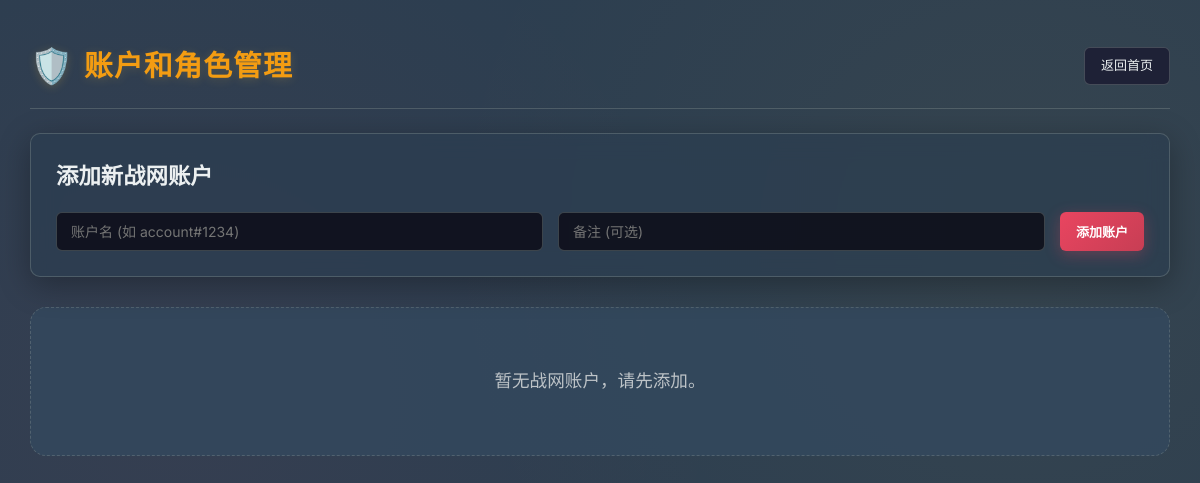
Before: /accounts (signed in) with the older database file.
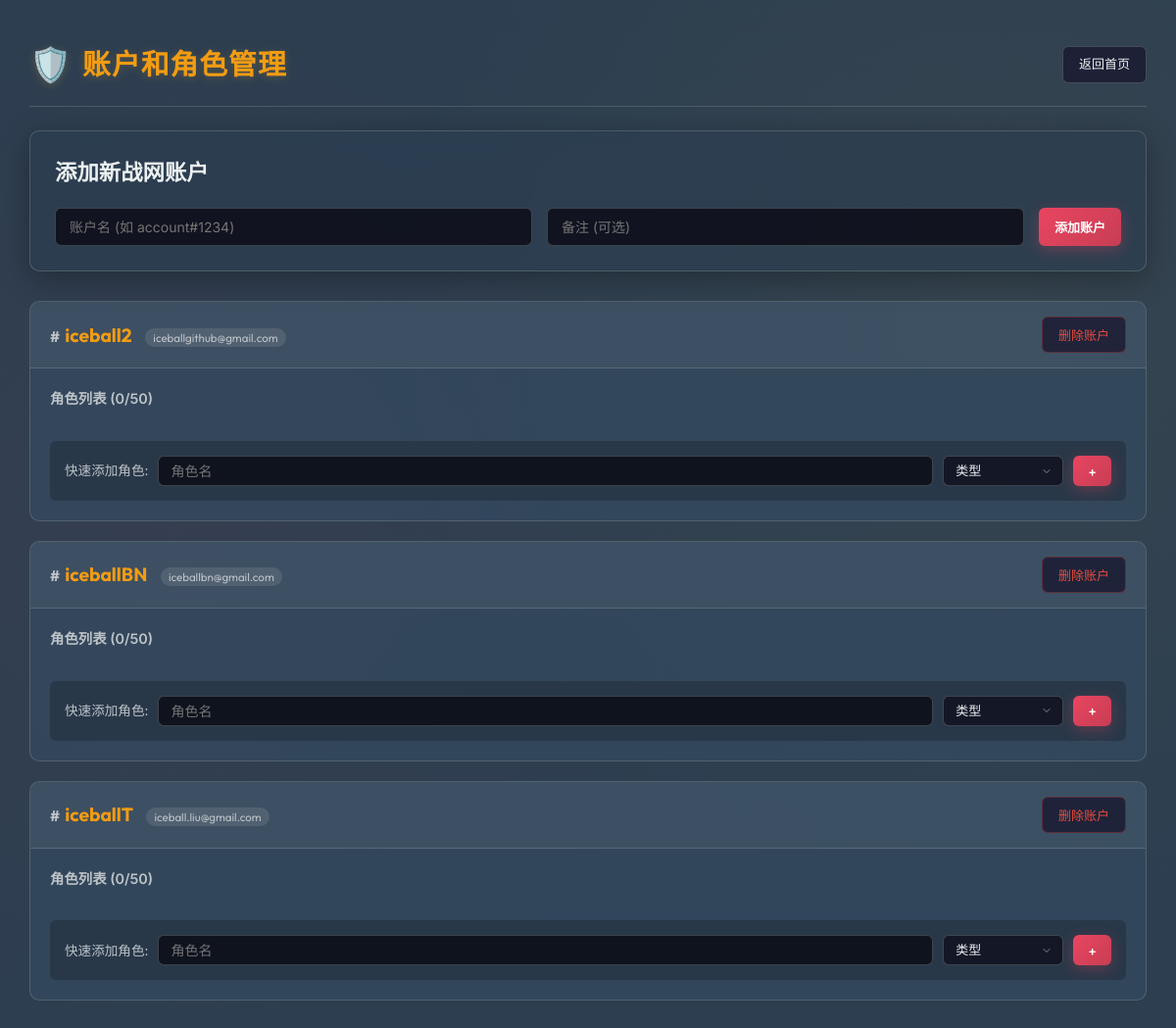
After: the same page with the newer database file.
### tables this page shows
CREATE TABLE accounts (
            id INTEGER PRIMARY KEY,
            name TEXT UNIQUE NOT NULL,
            notes TEXT,
            user_id INTEGER,
            created_at TIMESTAMP DEFAULT CURRENT_TIMESTAMP,
            FOREIGN KEY (user_id) REFERENCES users (id)
        );

### app.py (the view, shortened to what this page needs)
@app.route('/accounts', methods=['GET', 'POST'])
@login_required
def manage_accounts():
    lang = request.args.get('lang', 'zh')
    db = get_db()
    user_id = session['user_id']
    accounts = query_db('SELECT * FROM accounts WHERE user_id = ? ORDER BY name', (user_id,))
    characters = query_db('SELECT c.*, a.name as account_name FROM characters c JOIN accounts a ON c.account_id = a.id WHERE c.user_id = ? ORDER BY a.name, c.name', (user_id,))
    return render_template('accounts.html', accounts=accounts, characters=characters, lang=lang)

### app.py (called while the page is built)
@app.before_request
def setup():
    if not hasattr(g, '_db_initialized'):
        init_db()
        g._db_initialized = True

def login_required(f):
    @wraps(f)
    def decorated_function(*args, **kwargs):
        if 'user_id' not in session:
            return redirect(url_for('login', next=request.url))
        return f(*args, **kwargs)
    return decorated_function

def get_db():
    db = getattr(g, '_database', None)
    if db is None:
        db = g._database = sqlite3.connect(DB_PATH)
        db.row_factory = sqlite3.Row
    return db

@app.teardown_appcontext
def close_connection(exception):
    db = getattr(g, '_database', None)
    if db is not None:
        db.close()

def query_db(query, args=(), one=False):
    cur = get_db().execute(query, args)
    rv = cur.fetchall()
    cur.close()
    return (rv[0] if rv else None) if one else rv

@app.context_processor
def inject_helpers():
    return dict(build_query=build_query, translate_type=translate_item_type, translate_prop=translate_prop,
                min=min, max=max, range=range)

### templates/accounts.html (shortened to what this page needs)
{% extends 'base.html' %}
{% block content %}
<div class="container">
    <div class="header">
        <h1>
            <span style="font-size: 1.2em;">🛡️</span>
            {% if lang == 'zh' %}账户和角色管理{% else %}Account & Character Management{% endif %}
        </h1>
        <a href="/?lang={{ lang }}" class="btn">{% if lang == 'zh' %}返回首页{% else %}Back to Home{% endif %}</a>
    </div>
    <div class="glass-panel" style="padding: 25px; margin-bottom: 30px;">
        <h2 style="margin-bottom: 20px; font-size: 1.4em;">{% if lang == 'zh' %}添加新战网账户{% else %}Add New Battle.net
            Account{% endif %}</h2>
        <form method="post">
            <div style="display: flex; gap: 15px; flex-wrap: wrap;">
                <div style="flex: 1; min-width: 250px;">
                    <input type="text" class="input-field" name="account_name" style="width: 100%;"
                        placeholder="{% if lang == 'zh' %}账户名 (如 account#1234){% else %}Account name (e.g. account#1234){% endif %}"
                        required>
                </div>
                <div style="flex: 1; min-width: 200px;">
                    <input type="text" class="input-field" name="notes" style="width: 100%;"
                        placeholder="{% if lang == 'zh' %}备注 (可选){% else %}Notes (optional){% endif %}">
                </div>
                <button type="submit" class="btn primary">{% if lang == 'zh' %}添加账户{% else %}Add Account{% endif
                    %}</button>
            </div>
        </form>
    </div>
    <div class="account-list">
        {% if not accounts %}
        <div class="empty">
            {% if lang == 'zh' %}暂无战网账户，请先添加。{% else %}No accounts found. Please add one first.{% endif %}
        </div>
        {% endif %}
        {% for acc in accounts %}
        <div class="account-card">
            <div class="account-header">
                <div class="account-name">
                    <span style="color: var(--text-muted); font-size: 0.8em; margin-right: 5px;">#</span>{{ acc.name }}
                    {% if acc.notes %}
                    <span
                        style="font-size: 0.6em; background: rgba(255,255,255,0.1); padding: 2px 8px; border-radius: 10px; margin-left: 10px; font-weight: 400; color: var(--text-muted);">{{
                        acc.notes }}</span>
                    {% endif %}
                </div>
                <div class="account-actions">
                    <form method="post" style="display: inline;"
                        onsubmit="return confirm('{% if lang == 'zh' %}确认删除此账户及其所有角色吗？相关物品将变为无归属状态。{% else %}Delete this account and all its characters? Items will become unassigned.{% endif %}')">
                        <button type="submit" class="btn"
                            style="color: var(--text-accent); border-color: rgba(231, 76, 60, 0.3);">
                            {% if lang == 'zh' %}删除账户{% else %}Delete Account{% endif %}
                        </button>
                    </form>
                </div>
            </div>
            <div class="account-body">
                <div style="margin-bottom: 12px; font-size: 0.9em; color: var(--text-muted); font-weight: 600;">
                    {% if lang == 'zh' %}角色列表{% else %}Characters{% endif %} ({% set count =
                    characters|selectattr('account_id', 'equalto', acc.id)|list|length %}{{ count }}/50)
                </div>
                <div class="add-char-form">
                    <span style="font-size: 0.85em; color: var(--text-muted);">{% if lang == 'zh' %}快速添加角色:{% else
                        %}Quick Add:{% endif %}</span>
                    <form method="post" style="display: flex; gap: 10px; flex: 1;">
                        <input type="text" class="input-field" name="char_name"
                            placeholder="{% if lang == 'zh' %}角色名{% else %}Name{% endif %}" required
                            style="flex: 1; padding: 6px 12px;">
                        <select name="char_class" class="filter-select" style="padding: 6px 30px 6px 12px;">
                            <option value="">{% if lang == 'zh' %}类型{% else %}Class{% endif %}</option>
                        </select>
                        <button type="submit" class="btn primary" style="padding: 6px 15px;">+</button>
                    </form>
                </div>
            </div>
        </div>
        {% endfor %}
    </div>
</div>
</div>
{% endblock %}

### templates/base.html (shortened to what this page needs)
<!DOCTYPE html>
<html lang="{{ lang|default('en') }}">
<head>
    <link rel="stylesheet" href="{{ url_for('static', filename='css/styles.css') }}">
</head>
<body>
    <div class="container">
        {% block content %}{% endblock %}
</body>
</html>

### static/css/styles.css (style rules this page uses)
:root { --bg-main: #2c3e50; --bg-card: rgba(52, 73, 94, 0.8); --bg-glass: rgba(44, 62, 80, 0.7); --border-dim: rgba(127, 140, 141, 0.4); --border-light: rgba(149, 165, 166, 0.5); --text-main: #ecf0f1; --text-muted: #bdc3c7; --text-primary: #f39c12; --text-accent: #e74c3c; --shadow-glow: 0 4px 20px rgba(0, 0, 0, 0.3); --color-unique: #f1c40f; --border-unique: #f1c40f; --color-set: #27ae60; --border-set: #27ae60; --color-magic: #3498db; --color-rare: #e67e22; --color-craft: #9b59b6; --color-rune: #e74c3c; --radius-sm: 6px; --radius-md: 10px; --radius-lg: 16px; }
* { box-sizing: border-box; margin: 0; padding: 0; }
body { font-family: 'Inter', -apple-system, BlinkMacSystemFont, "Segoe UI", Roboto, Helvetica, Arial, sans-serif; background: var(--bg-main); color: var(--text-main); min-height: 100vh; background-image: radial-gradient(circle at 15% 50%, rgba(233, 69, 96, 0.05) 0%, transparent 50%), radial-gradient(circle at 85% 30%, rgba(240, 192, 64, 0.05) 0%, transparent 50%); background-attachment: fixed; line-height: 1.5; }
.container { max-width: 1600px; margin: 0 auto; padding: 20px 15px; animation: fadeIn 0.4s ease-out; }
h1 { font-family: 'Outfit', sans-serif; color: var(--text-primary); font-size: 1.8em; letter-spacing: 1px; text-shadow: 0 2px 10px rgba(240, 192, 64, 0.2); display: flex; align-items: center; gap: 10px; }
.header { display: flex; justify-content: space-between; align-items: center; margin-bottom: 24px; border-bottom: 1px solid var(--border-dim); padding-bottom: 16px; }
.glass-panel { background: var(--bg-glass); backdrop-filter: blur(12px); -webkit-backdrop-filter: blur(12px); border: 1px solid var(--border-dim); border-radius: var(--radius-md); box-shadow: 0 8px 32px 0 rgba(0, 0, 0, 0.3); }
.btn { padding: 8px 16px; background: rgba(26, 26, 48, 0.8); border: 1px solid var(--border-dim); border-radius: var(--radius-sm); color: var(--text-main); cursor: pointer; font-size: 13px; font-family: 'Inter', sans-serif; font-weight: 500; transition: all 0.2s ease; text-decoration: none; display: inline-flex; align-items: center; justify-content: center; gap: 6px; }
.btn.primary { background: linear-gradient(135deg, #e94560 0%, #c73e54 100%); color: white; border: none; font-weight: 600; box-shadow: 0 4px 15px rgba(233, 69, 96, 0.3); }
.input-field { padding: 10px 14px; font-size: 14px; border: 1px solid var(--border-dim); border-radius: var(--radius-sm); background: rgba(10, 10, 20, 0.8); color: var(--text-main); font-family: 'Inter', sans-serif; transition: all 0.2s ease; }
select.filter-select { padding: 8px 30px 8px 12px; font-size: 13px; border: 1px solid var(--border-dim); border-radius: var(--radius-sm); background-color: rgba(15, 15, 30, 0.8); color: var(--text-main); cursor: pointer; appearance: none; background-repeat: no-repeat; background-position: right 10px center; transition: all 0.2s; }
.account-card { background: var(--bg-card); border-radius: var(--radius-md); border: 1px solid var(--border-dim); margin-bottom: 20px; overflow: hidden; transition: all 0.3s ease; }
.account-header { background: rgba(255, 255, 255, 0.05); padding: 15px 20px; display: flex; justify-content: space-between; align-items: center; border-bottom: 1px solid var(--border-dim); }
.account-name { font-family: 'Outfit', sans-serif; font-size: 1.2em; font-weight: 700; color: var(--text-primary); }
.account-body { padding: 20px; }
.add-char-form { background: rgba(0, 0, 0, 0.2); padding: 15px; border-radius: var(--radius-sm); display: flex; gap: 10px; flex-wrap: wrap; align-items: center; }

Changed rows visible on the page:
added accounts: name "iceball2", notes "iceballgithub@gmail.com", count "0"
added accounts: name "iceballBN", notes "iceballbn@gmail.com", count "0"
added accounts: name "iceballT", notes "iceball.liu@gmail.com", count "0"
Other visible differences:
text no longer shown: "暂无战网账户，请先添加。"
